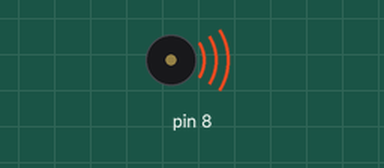
Recording of a sketch running on a simulated Arduino Uno, built with avr-gcc and run on an emulated ATmega328P. Parts: buzzer (waves = sounding).

Above: at 0.15 s.
At 4.65 s:
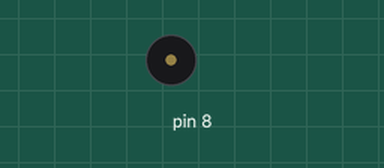
Timing chart, 0 to 6.2 s (numbered marks = the images above):
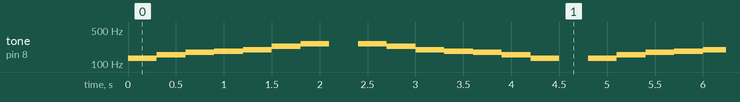

Measured:
- by itself, tone on pin 8: repeats every 4.8 s: 156 Hz 0.30 s, 175 Hz 0.30 s, 185 Hz 0.30 s, 196 Hz 0.30 s, 233 Hz 0.30 s, 262 Hz 0.30 s, silent 0.30 s, 262 Hz 0.30 s, 233 Hz 0.30 s, 196 Hz 0.30 s, 185 Hz 0.30 s, 175 Hz 0.30 s, 156 Hz 0.30 s, 131 Hz 0.30 s, silent 0.30 s, 131 Hz 0.30 s

The sketch:

scales.ino
```cpp
#include <pitches.h>

//www.elegoo.com
//3016.13.08

#include "pitches.h"

// notes in the melody:
int C[] = {
  NOTE_C3, NOTE_D3, NOTE_E3, NOTE_F3, NOTE_G3, NOTE_A3, NOTE_B3, NOTE_C4
};

int Cm7[] = {
  NOTE_C3, NOTE_D3, NOTE_DS3, NOTE_F3, NOTE_G3, NOTE_A3, NOTE_AS3, NOTE_C4
};

int C_penta[] = {
  NOTE_C3, NOTE_DS3, NOTE_F3, NOTE_FS3, NOTE_G3, NOTE_AS3, NOTE_C4,
};


int duration = 300;  // 300 miliseconds

void setup() {

}

void loop() {
  for (int thisNote = 0; thisNote < 7; thisNote++) {
    // pin8 output the voice, every scale is 0.3 sencond
    tone(8, C_penta[thisNote], duration);

    // Output the voice after several minutes
    delay(300);
  }

  // restart after two seconds
  delay(300);
  for (int thisNote = 6; thisNote > -1; thisNote--) {
    // pin8 output the voice, every scale is 0.3 sencond
    tone(8, C_penta[thisNote], duration);

    // Output the voice after several minutes
    delay(300);
  }
  delay(300);
  }
```
